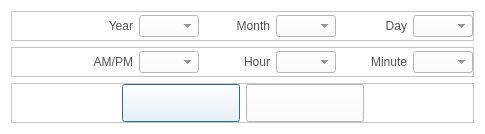
<?xml version="1.0" encoding="UTF-8"?>
<ui version="4.0">
 <class>TimeManualDialog</class>
 <widget class="QDialog" name="TimeManualDialog">
  <property name="geometry">
   <rect>
    <x>0</x>
    <y>0</y>
    <width>481</width>
    <height>134</height>
   </rect>
  </property>
  <property name="windowTitle">
   <string>Dialog</string>
  </property>
  <property name="styleSheet">
   <string notr="true">QLabel
{
	color: rgb(84, 84, 84);
	font: 14pt &quot;Segoe UI&quot;;
}
QPushButton
{
	color: rgb(84, 84, 84);
	font: 14pt &quot;Segoe UI&quot;;
}
QComboBox
{
	color: rgb(84, 84, 84);
	font: 14pt &quot;Segoe UI&quot;;
}
QWidget
{
	background-color: rgb(255, 255, 255);
}</string>
  </property>
  <layout class="QGridLayout" name="gridLayout">
   <item row="0" column="0">
    <widget class="QFrame" name="frame">
     <property name="frameShape">
      <enum>QFrame::StyledPanel</enum>
     </property>
     <property name="frameShadow">
      <enum>QFrame::Raised</enum>
     </property>
     <layout class="QHBoxLayout" name="horizontalLayout">
      <property name="leftMargin">
       <number>0</number>
      </property>
      <property name="topMargin">
       <number>0</number>
      </property>
      <property name="rightMargin">
       <number>0</number>
      </property>
      <property name="bottomMargin">
       <number>0</number>
      </property>
      <item>
       <widget class="QLabel" name="labelDate">
        <property name="minimumSize">
         <size>
          <width>50</width>
          <height>0</height>
         </size>
        </property>
        <property name="text">
         <string/>
        </property>
       </widget>
      </item>
      <item>
       <widget class="QLabel" name="label_2">
        <property name="minimumSize">
         <size>
          <width>65</width>
          <height>0</height>
         </size>
        </property>
        <property name="text">
         <string>Year</string>
        </property>
        <property name="alignment">
         <set>Qt::AlignRight|Qt::AlignTrailing|Qt::AlignVCenter</set>
        </property>
       </widget>
      </item>
      <item>
       <widget class="QComboBox" name="cbYear">
        <property name="minimumSize">
         <size>
          <width>60</width>
          <height>0</height>
         </size>
        </property>
       </widget>
      </item>
      <item>
       <widget class="QLabel" name="label_3">
        <property name="minimumSize">
         <size>
          <width>65</width>
          <height>0</height>
         </size>
        </property>
        <property name="text">
         <string>Month</string>
        </property>
        <property name="alignment">
         <set>Qt::AlignRight|Qt::AlignTrailing|Qt::AlignVCenter</set>
        </property>
       </widget>
      </item>
      <item>
       <widget class="QComboBox" name="cbMonth">
        <property name="minimumSize">
         <size>
          <width>60</width>
          <height>0</height>
         </size>
        </property>
       </widget>
      </item>
      <item>
       <widget class="QLabel" name="label_4">
        <property name="minimumSize">
         <size>
          <width>65</width>
          <height>0</height>
         </size>
        </property>
        <property name="text">
         <string>Day</string>
        </property>
        <property name="alignment">
         <set>Qt::AlignRight|Qt::AlignTrailing|Qt::AlignVCenter</set>
        </property>
       </widget>
      </item>
      <item>
       <widget class="QComboBox" name="cbDay">
        <property name="minimumSize">
         <size>
          <width>60</width>
          <height>0</height>
         </size>
        </property>
       </widget>
      </item>
     </layout>
    </widget>
   </item>
   <item row="1" column="0">
    <widget class="QFrame" name="frame_2">
     <property name="frameShape">
      <enum>QFrame::StyledPanel</enum>
     </property>
     <property name="frameShadow">
      <enum>QFrame::Raised</enum>
     </property>
     <layout class="QHBoxLayout" name="horizontalLayout_2">
      <property name="leftMargin">
       <number>0</number>
      </property>
      <property name="topMargin">
       <number>0</number>
      </property>
      <property name="rightMargin">
       <number>0</number>
      </property>
      <property name="bottomMargin">
       <number>0</number>
      </property>
      <item>
       <widget class="QLabel" name="labelTime">
        <property name="minimumSize">
         <size>
          <width>50</width>
          <height>0</height>
         </size>
        </property>
        <property name="text">
         <string/>
        </property>
       </widget>
      </item>
      <item>
       <widget class="QLabel" name="label_6">
        <property name="minimumSize">
         <size>
          <width>65</width>
          <height>0</height>
         </size>
        </property>
        <property name="text">
         <string>AM/PM</string>
        </property>
        <property name="alignment">
         <set>Qt::AlignRight|Qt::AlignTrailing|Qt::AlignVCenter</set>
        </property>
       </widget>
      </item>
      <item>
       <widget class="QComboBox" name="cbAMPM">
        <property name="minimumSize">
         <size>
          <width>60</width>
          <height>0</height>
         </size>
        </property>
       </widget>
      </item>
      <item>
       <widget class="QLabel" name="label_7">
        <property name="minimumSize">
         <size>
          <width>65</width>
          <height>0</height>
         </size>
        </property>
        <property name="text">
         <string>Hour</string>
        </property>
        <property name="alignment">
         <set>Qt::AlignRight|Qt::AlignTrailing|Qt::AlignVCenter</set>
        </property>
       </widget>
      </item>
      <item>
       <widget class="QComboBox" name="cbHour">
        <property name="minimumSize">
         <size>
          <width>60</width>
          <height>0</height>
         </size>
        </property>
       </widget>
      </item>
      <item>
       <widget class="QLabel" name="label_8">
        <property name="minimumSize">
         <size>
          <width>65</width>
          <height>0</height>
         </size>
        </property>
        <property name="text">
         <string>Minute</string>
        </property>
        <property name="alignment">
         <set>Qt::AlignRight|Qt::AlignTrailing|Qt::AlignVCenter</set>
        </property>
       </widget>
      </item>
      <item>
       <widget class="QComboBox" name="cbMinute">
        <property name="minimumSize">
         <size>
          <width>60</width>
          <height>0</height>
         </size>
        </property>
       </widget>
      </item>
     </layout>
    </widget>
   </item>
   <item row="2" column="0">
    <widget class="QFrame" name="frame_3">
     <property name="styleSheet">
      <string notr="true">QPushButton
{
	border-image: url(&quot;:/resource/audiocd-popup-btn110-ok-n.png&quot;);
	width: 110px;
	height: 30px;
	color: rgb(84, 84, 84)
}

QPushButton:hover
{
 	border-image: url(&quot;:/resource/audiocd-popup-btn110-ok-h.png&quot;);
	width: 110px;
	height: 30px;	
	color: rgb(255, 255, 255)
}</string>
     </property>
     <property name="frameShape">
      <enum>QFrame::StyledPanel</enum>
     </property>
     <property name="frameShadow">
      <enum>QFrame::Raised</enum>
     </property>
     <layout class="QHBoxLayout" name="horizontalLayout_3">
      <property name="leftMargin">
       <number>0</number>
      </property>
      <property name="topMargin">
       <number>0</number>
      </property>
      <property name="rightMargin">
       <number>0</number>
      </property>
      <property name="bottomMargin">
       <number>0</number>
      </property>
      <item>
       <spacer name="horizontalSpacer_3">
        <property name="orientation">
         <enum>Qt::Horizontal</enum>
        </property>
        <property name="sizeHint" stdset="0">
         <size>
          <width>108</width>
          <height>20</height>
         </size>
        </property>
       </spacer>
      </item>
      <item>
       <widget class="QPushButton" name="btnOK"/>
      </item>
      <item>
       <widget class="QPushButton" name="btnCancel"/>
      </item>
      <item>
       <spacer name="horizontalSpacer_4">
        <property name="orientation">
         <enum>Qt::Horizontal</enum>
        </property>
        <property name="sizeHint" stdset="0">
         <size>
          <width>109</width>
          <height>20</height>
         </size>
        </property>
       </spacer>
      </item>
     </layout>
    </widget>
   </item>
  </layout>
 </widget>
 <resources/>
 <connections/>
</ui>
